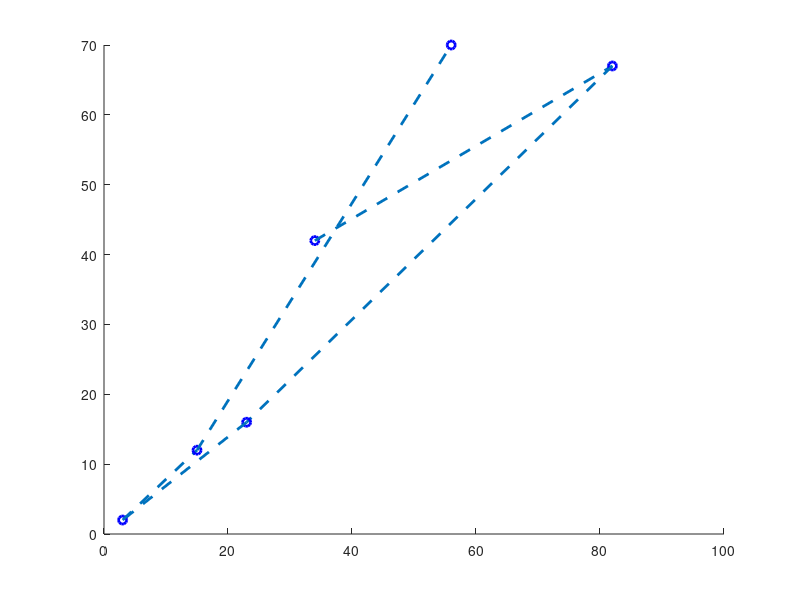

This figure's MATLAB source:
%% Limpa tudo e fecha tudo
clc
clear all
close all

% x = [3,2];
% y = [15,12];
% line(x,y,'LineStyle','--','LineWidth',2);

Mcell = {{[34,42] [82,67], [23,16], [3,2], [15,12], [56,70]}};
[M,N] = size(Mcell{1,1});
Mcell;

%% Plot
figure(1);
hold on
for i=1:N
    if(i+1<=N)
        plot(Mcell{1,1}{1,i}(1),Mcell{1,1}{1,i}(2),'bo','LineWidth',2);
        x = [Mcell{1,1}{1,i}(1),Mcell{1,1}{1,i+1}(1)];
        y = [Mcell{1,1}{1,i}(2),Mcell{1,1}{1,i+1}(2)];
        line(x,y,'LineStyle','--','LineWidth',2);
        drawnow
    else
        plot(Mcell{1,1}{1,i}(1),Mcell{1,1}{1,i}(2),'bo','LineWidth',2);
        drawnow
    end
end
hold off


